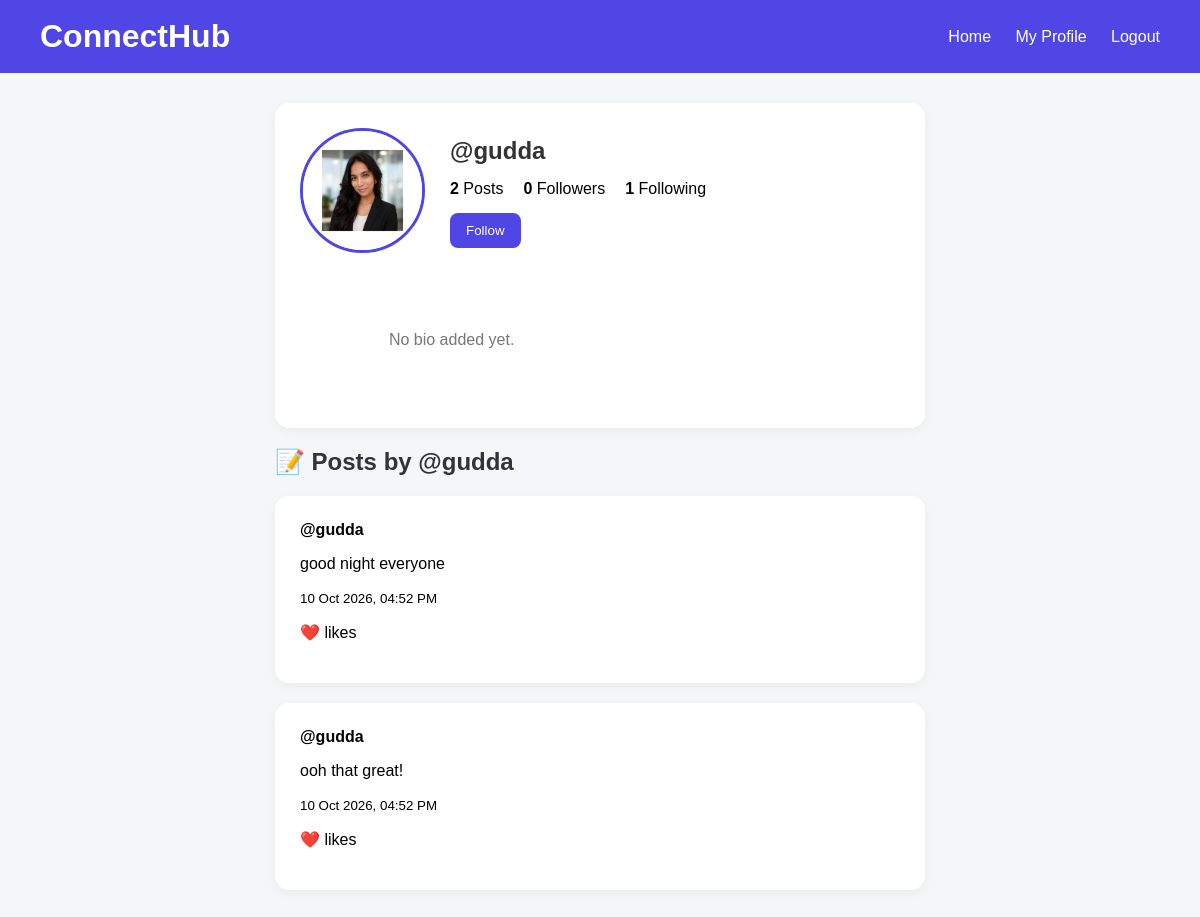
The page /profile/gudda/ (signed in) on the database its author committed.
### social/models.py (models this page shows, shortened)
class Profile(models.Model):
    user = models.OneToOneField(
        User,
        on_delete=models.CASCADE,
        related_name='profile'
    )
    bio = models.TextField(blank=True, max_length=500)
    profile_picture = models.ImageField(
        upload_to='profile_pictures/',
        blank=True,
        null=True
    )

class Post(models.Model):
    user = models.ForeignKey(User, on_delete=models.CASCADE)
    content = models.TextField(blank=True)
    image = models.ImageField(
        upload_to='post_images/',
        blank=True,
        null=True
    )
    created_at = models.DateTimeField(auto_now_add=True)

### social/views.py (the view, shortened to what this page needs)
@login_required
def profile(request, username):
    profile_user = get_object_or_404(
        User,
        username=username
    )
    profile, created = Profile.objects.get_or_create(
        user=profile_user
    )
    posts = Post.objects.filter(
        user=profile_user
    ).order_by('-created_at')
    followers_count = Follow.objects.filter(
        following=profile_user
    ).count()
    following_count = Follow.objects.filter(
        follower=profile_user
    ).count()
    is_following = Follow.objects.filter(
        follower=request.user,
        following=profile_user
    ).exists()
    return render(
        request,
        'social/profile.html',
        {
            'profile_user': profile_user,
            'profile': profile,
            'posts': posts,
            'followers_count': followers_count,
            'following_count': following_count,
            'is_following': is_following,
        }
    )

### social/templates/social/profile.html (shortened to what this page needs)
<!DOCTYPE html>
<html lang="en">
<head>
</head>
<body>
<div class="navbar">
    <h1>ConnectHub</h1>
    <div>
        <a href="{% url 'home' %}">Home</a>
        {% if user.is_authenticated %}
            <a href="{% url 'profile' user.username %}">My Profile</a>
            <a href="{% url 'logout' %}">Logout</a>
        {% endif %}
    </div>
</div>
<div class="container">
    <div class="profile-card">
        <div class="profile-header">
            <div>
                {% if profile.profile_picture %}
                    <img
                        src="{{ profile.profile_picture.url }}"
                        alt="Profile picture"
                        class="profile-picture"
                    >
                {% else %}
                    <div class="placeholder">
                        {{ profile_user.username|first|upper }}
                    </div>
                {% endif %}
            </div>
            <div>
                <h2 class="username">
                    @{{ profile_user.username }}
                </h2>
                <div class="stats">
                    <span>
                        <strong>{{ posts.count }}</strong> Posts
                    </span>
                    <span>
                        <strong>{{ followers_count }}</strong> Followers
                    </span>
                    <span>
                        <strong>{{ following_count }}</strong> Following
                    </span>
                </div>
                {% if user == profile_user %}
                    <a
                        href="{% url 'edit_profile' %}"
                        class="edit-button"
                    >
                        ✏️ Edit Profile
                    </a>
                {% else %}
                    {% if user.is_authenticated %}
                        <form
                            method="POST"
                            action="{% url 'follow_user' profile_user.username %}"
                        >
                            {% if is_following %}
                                <button class="follow-button" type="submit">
                                    Unfollow
                                </button>
                            {% else %}
                                <button class="follow-button" type="submit">
                                    Follow
                                </button>
                            {% endif %}
                        </form>
                    {% else %}
                        <a href="{% url 'login' %}" class="follow-button">
                            Login to Follow
                        </a>
                    {% endif %}
                {% endif %}
            </div>
        </div>
        <div class="bio">
            {% if profile.bio %}
                {{ profile.bio }}
            {% else %}
                <span style="color:#777;">
                    No bio added yet.
                </span>
            {% endif %}
        </div>
    </div>
    <h2>📝 Posts by @{{ profile_user.username }}</h2>
    {% for post in posts %}
        <div class="post">
            <strong>
                @{{ post.user.username }}
            </strong>
            <p class="post-content">{{ post.content }}</p>
            <small>
                {{ post.created_at|date:"d M Y, h:i A" }}
            </small>
            <p>
                ❤️ {{ post.likes.count }} likes
            </p>
        </div>
    {% empty %}
        <div class="post">
            This user hasn't posted anything yet.
        </div>
    {% endfor %}
</div>
</body>
</html>

### social/templates/social/profile.html (style rules this page uses)
* { box-sizing: border-box; }
body { margin: 0; font-family: Arial, sans-serif; background: #f4f6f8; }
.navbar { background: #4f46e5; color: white; padding: 18px 40px; display: flex; justify-content: space-between; align-items: center; }
.navbar h1 { margin: 0; }
.navbar a { color: white; text-decoration: none; margin-left: 20px; }
.container { width: 650px; max-width: 95%; margin: 30px auto; }
.profile-card, .post { background: white; padding: 25px; border-radius: 14px; margin-bottom: 20px; box-shadow: 0 3px 12px rgba(0,0,0,0.05); }
.profile-header { display: flex; align-items: center; gap: 25px; flex-wrap: wrap; }
.profile-picture { width: 125px; height: 125px; border-radius: 50%; object-fit: cover; border: 3px solid #4f46e5; }
.username { margin: 0 0 12px; }
.stats { display: flex; gap: 20px; flex-wrap: wrap; margin-top: 15px; }
.edit-button, .follow-button { display: inline-block; padding: 10px 16px; margin-top: 15px; border-radius: 8px; background: #4f46e5; color: white; text-decoration: none; border: none; cursor: pointer; }
.bio { margin-top: 20px; white-space: pre-wrap; overflow-wrap: anywhere; }
.post-content { white-space: pre-wrap; overflow-wrap: anywhere; }
h2 { color: #333; }

### rows shown on the page
Profile: profile_picture (picture)
Post: user.username "gudda", content "good night everyone", created_at "10 Oct 2026, 04:52 PM"
Post: user.username "gudda", content "ooh that great!", created_at "10 Oct 2026, 04:52 PM"

### other values the page prints
{{ profile_user.username }} "gudda"
{{ posts.count }} "2"
{{ followers_count }} "0"
{{ following_count }} "1"
